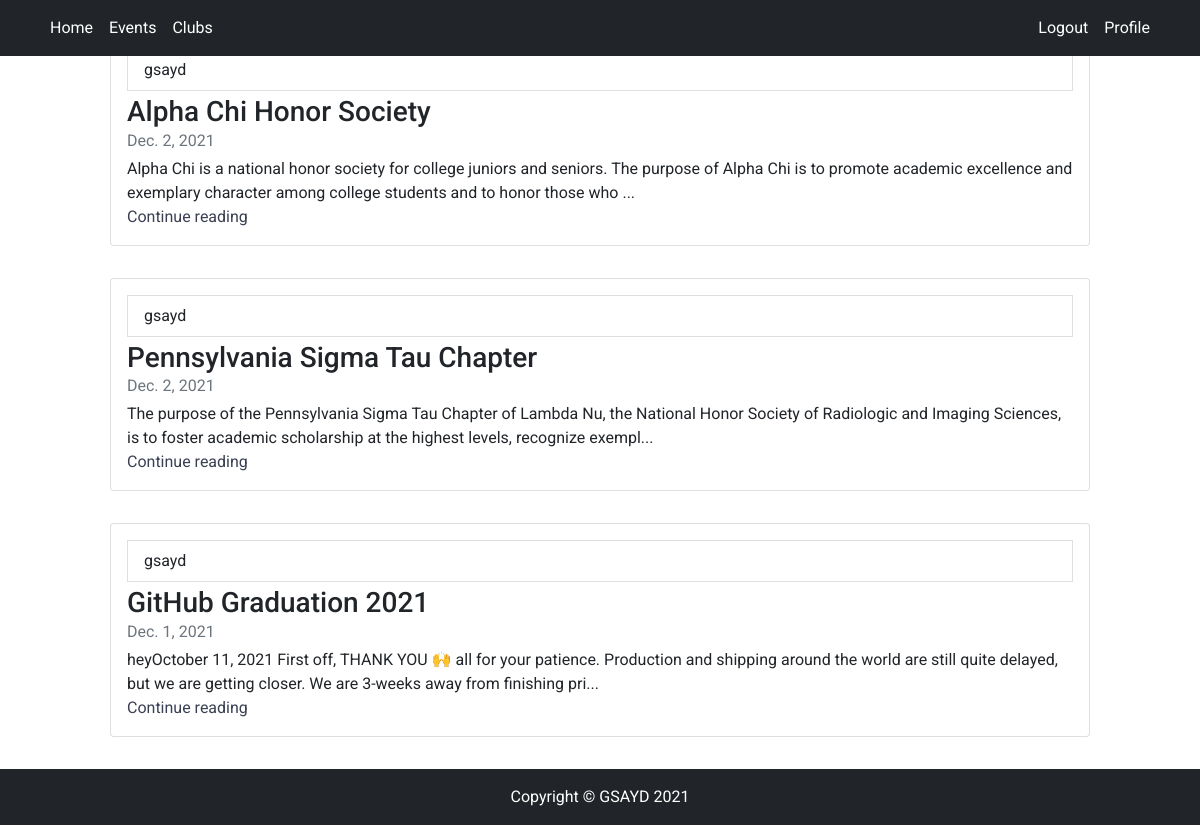
/clubs/ (signed in), run on the app's committed database.
### club/models.py (models this page shows, shortened)
class Club(models.Model):
    author = models.ForeignKey(User, on_delete=models.CASCADE)
    title = models.CharField(max_length=150)
    content = models.TextField(max_length=2000)
    content2 = models.TextField(max_length=5000)
    date_time= models.DateField(default = timezone.now)

### club/views.py (the view)
# urls.py: path('', PostListView.as_view(), name ="clubs_home"),
class PostListView(ListView):
    model = Club
    template_name = "clubs/clubs_home.html"
    context_object_name = 'club'
    ordering =['-date_time']

### club/templates/clubs/clubs_home.html (shortened to what this page needs)
{% extends "base.html" %}
{% load crispy_forms_tags %}
{% block content %}
<div id="carouselExampleCaptions" class="carousel slide" data-bs-ride="carousel">
  <div class="carousel-indicators">
  </div>
  <div class="carousel-inner">
    <div class="carousel-item active">
    </div>
  </div>
  <button class="carousel-control-prev" type="button" data-bs-target="#carouselExampleCaptions" data-bs-slide="prev">
  </button>
  <button class="carousel-control-next" type="button" data-bs-target="#carouselExampleCaptions" data-bs-slide="next">
  </button>
</div>
{% for Clubs in club %}
<div class = "d-flex justify-content-center my-2">
<div class="col-md-10 ">
          <div class="card flex-md-row mb-4 box-shadow h-md-250">
            <div class="card-body d-flex flex-column align-items-start">
            <a class="list-group-item list-group-item-action light mb-1" href="{% url 'user_clubs' Clubs.author.username %}">{{ Clubs.author }}</a>
              <h3 class="mb-0">
                <a class="text-dark" href="#">{{ Clubs.title|slice:30 }}</a>
              </h3>
              <div class="mb-1 text-muted">{{ Clubs.date_time }}</div>
              <p class="card-text mb-auto">{{ Clubs.content|slice:200 }}...</p>
            <a href="{% url 'clubs_detail' Clubs.id %}">Continue reading</a>
            </div>
               </div>
        </div>
    </div>
 {% endfor %}
{% endblock content%}

### static/main.css (style rules this page uses)
:root { --primary-color: #3a4052; }
* { box-sizing: border-box; margin: 0px; padding: 0; }
body { font-family: 'Open Sans', sans-serif; line-height: 1.5; }
a { text-decoration: none; color: var(--primary-color); }
body, html { margin:0; padding:0; font-family:yantramanav; }
body { font-size:16px; }
button { border:none; font-size:16px; font-size:1rem; border-radius:20px; border:2px solid #46cE93; background:transparent; color:#fff; cursor:pointer; font-weight:700; margin-right:25px; padding:10px 20px 10px 20px; }

### data on the page
Club: author "gsayd", title "Alpha Chi Honor Society", date_time "Dec. 2, 2021", content "Alpha Chi is a national honor society for college juniors and seniors. The purpose of Alpha Chi is to promote academic excellence and exemplary character among college students and to honor those who"
Club: author "gsayd", title "Pennsylvania Sigma Tau Chapter", date_time "Dec. 2, 2021", content "The purpose of the Pennsylvania Sigma Tau Chapter of Lambda Nu, the National Honor Society of Radiologic and Imaging Sciences, is to foster academic scholarship at the highest levels, recognize exempl"
Club: author "gsayd", title "GitHub Graduation 2021", date_time "Dec. 1, 2021", content "heyOctober 11, 2021 First off, THANK YOU 🙌 all for your patience. Production and shipping around the world are still quite delayed, but we are getting closer. We are 3-weeks away from finishing pri"
